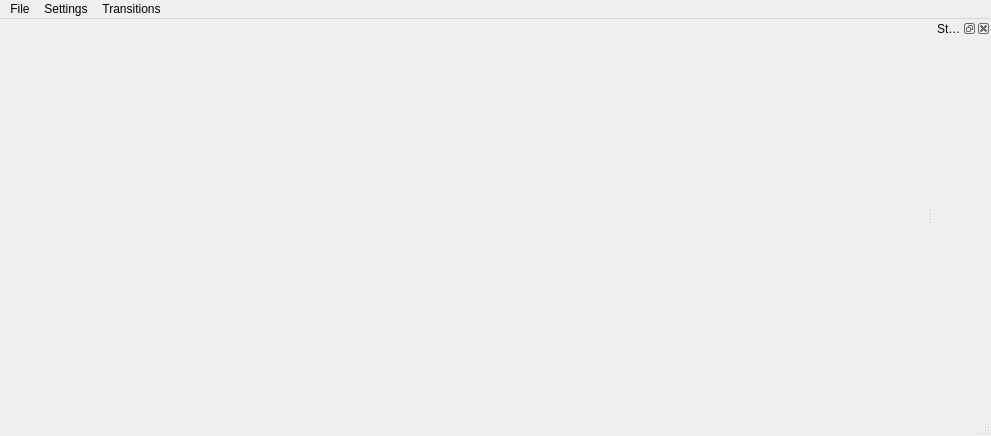
<?xml version="1.0" encoding="UTF-8"?>
<ui version="4.0">
 <class>MainWindow</class>
 <widget class="QMainWindow" name="MainWindow">
  <property name="geometry">
   <rect>
    <x>0</x>
    <y>0</y>
    <width>991</width>
    <height>436</height>
   </rect>
  </property>
  <property name="windowTitle">
   <string>MainWindow</string>
  </property>
  <widget class="QWidget" name="centralWidget"/>
  <widget class="QStatusBar" name="statusBar"/>
  <widget class="QDockWidget" name="stateControlDockWidget">
   <property name="whatsThis">
    <string>Current Set</string>
   </property>
   <property name="windowTitle">
    <string>State Control</string>
   </property>
   <attribute name="dockWidgetArea">
    <number>2</number>
   </attribute>
   <widget class="QWidget" name="stateControlDockWidgetContents">
    <layout class="QGridLayout" name="gridLayout"/>
   </widget>
  </widget>
  <widget class="QMenuBar" name="menuBar">
   <property name="geometry">
    <rect>
     <x>0</x>
     <y>0</y>
     <width>991</width>
     <height>21</height>
    </rect>
   </property>
   <widget class="QMenu" name="menuFile">
    <property name="title">
     <string>File</string>
    </property>
    <addaction name="actionLoad_OSC_Parameters"/>
    <addaction name="actionSave_OSC_Parameters"/>
    <addaction name="separator"/>
    <addaction name="actionSendCurrent"/>
   </widget>
   <widget class="QMenu" name="menuSettings">
    <property name="title">
     <string>Settings</string>
    </property>
    <addaction name="actionSet_IP"/>
    <addaction name="actionSet_Port"/>
   </widget>
   <widget class="QMenu" name="menuTransitions">
    <property name="title">
     <string>Transitions</string>
    </property>
    <addaction name="actionNew_Blender"/>
   </widget>
   <addaction name="menuFile"/>
   <addaction name="menuSettings"/>
   <addaction name="menuTransitions"/>
  </widget>
  <action name="actionLoad_OSC_Parameters">
   <property name="text">
    <string>Load Parameter Set</string>
   </property>
  </action>
  <action name="actionSet_IP">
   <property name="text">
    <string>Set IP</string>
   </property>
  </action>
  <action name="actionSet_Port">
   <property name="text">
    <string>Set Port</string>
   </property>
  </action>
  <action name="actionSave_OSC_Parameters">
   <property name="text">
    <string>Save Parameter Set</string>
   </property>
  </action>
  <action name="actionNew_Blender">
   <property name="text">
    <string>New Blender</string>
   </property>
  </action>
  <action name="actionSendCurrent">
   <property name="text">
    <string>SendCurrent</string>
   </property>
  </action>
 </widget>
 <layoutdefault spacing="6" margin="11"/>
 <resources/>
 <connections/>
</ui>
